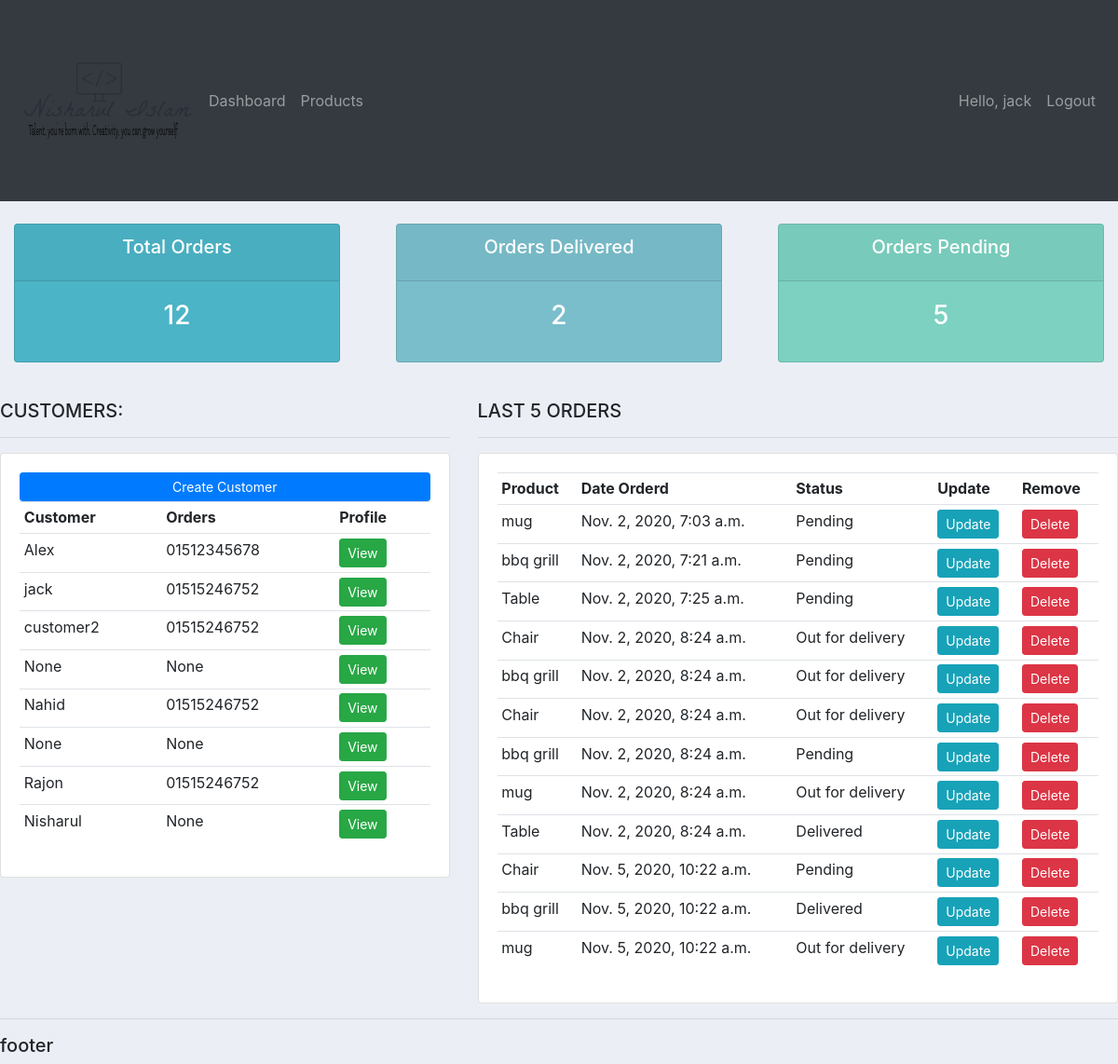
Screenshot of / (signed in) with the database file from the repository.
### accounts/models.py (models this page shows, shortened)
class Customer(models.Model):
    user=models.OneToOneField(User,null=True,blank=True, on_delete=models.CASCADE)
    name=models.CharField(max_length=200, null=True)
    phone=models.CharField(max_length=200, null=True)
    email=models.CharField(max_length=200, null=True)
    profile_pic=models.ImageField(default='propicdemo.jpeg', null=True,blank=True)
    date_created=models.DateTimeField(auto_now_add=True, null=True)

class Order(models.Model):
    STATUS = (
        ('Pending','Pending'),
        ('Out for delivery', 'Out for delivery'),
        ('Delivered', 'Delivered'),
    )
    customer=models.ForeignKey(Customer,on_delete=models.SET_NULL, null=True)
    product=models.ForeignKey(Product,on_delete=models.SET_NULL, null=True)
    date_created = models.DateTimeField(auto_now_add=True, null=True)
    status = models.CharField(max_length=200, null=True, choices=STATUS)

class Product(models.Model):
    Category= (
        ('Indoor', 'Indoor'),
        ('Out Door', 'Out Door'),
    )
    name = models.CharField(max_length=200, null=True)
    price = models.FloatField(null=True)
    catagory = models.CharField(max_length=200, null=True, choices=Category)
    description = models.CharField(max_length=200, null=True,blank=True)
    date_created=models.DateTimeField(auto_now_add=True, null=True)
    tags = models.ManyToManyField(Tag)
    def __str__(self):
        return self.name

### accounts/decorators.py (the view)
    def wrapper_function(request, *args, **kwargs):
        group = None
        if request.user.groups.exists():
            group = request.user.groups.all()[0].name
        if group == 'customer':
            return redirect('user')
        if group == 'admin':
            return view_func(request, *args, **kwargs)

### accounts/views.py (called while the page is built)
@login_required(login_url='login')
@admin_only
def home(request):
    orders=Order.objects.all()
    customers=Customer.objects.all()
    total_orders = orders.count()
    total_customer = customers.count()
    delivered = Order.objects.filter(status="Delivered").count()
    pending = Order.objects.filter(status="Pending").count()
    context={
        'orders':orders,
        'customers':customers,
        'total_orders':total_orders,
        'total_customer':total_customer,
        'delivered':delivered,
        'pending':pending
    }
    return render(request,'accounts/dashboard.html',context)

### accounts/templates/accounts/dashboard.html
{%  extends 'accounts/main.html' %}
{% block content %}
{%  include 'accounts/status.html' %}
<br>
<div class="row">
	<div class="col-md-5">
		<h5>CUSTOMERS:</h5>
		<hr>
		<div class="card card-body">
			<a class="btn btn-primary  btn-sm btn-block" href="">Create Customer</a>
			<table class="table table-sm">
				<tr>
					<th>Customer</th>
					<th>Orders</th>
                    <th>Profile</th>
				</tr>
                 {% for customer in customers %}
                     <tr>
                     <td>{{ customer.name }}</td><td>{{ customer.phone }}</td>
                     <td><a class="btn btn-sm btn-success" href="{% url 'customer' customer.id  %}">View</a></td>
                     </tr>
                {% endfor %}
			</table>
		</div>
	</div>
	<div class="col-md-7">
		<h5>LAST 5 ORDERS</h5>
		<hr>
		<div class="card card-body">
			<table class="table table-sm">
				<tr>
					<th>Product</th>
					<th>Date Orderd</th>
					<th>Status</th>
					<th>Update</th>
					<th>Remove</th>
				</tr>
                {% for order in orders %}
                     <tr>
                         <td>{{ order.product }}</td>
                         <td>{{ order.date_created }}</td>
                         <td>{{ order.status }}</td>
                        <td><a class="btn btn-sm btn-info" href="{% url 'update_order' order.id %}">Update</a></td>
                        <td><a class="btn btn-sm btn-danger" href="{% url 'delete_order' order.id %}">Delete</a></td>
                     </tr>
                {% endfor %}
			</table>
		</div>
	</div>
</div>
{% endblock %}

### accounts/templates/accounts/main.html (shortened to what this page needs)
{% load static %}
<!DOCTYPE html>
<html lang="en">
<head>
    <link rel="stylesheet" href="https://stackpath.bootstrapcdn.com/bootstrap/4.4.1/css/bootstrap.min.css">
    <link rel="stylesheet" type="text/css" href="{% static '/css/main.css' %}">
</head>
<body>
{% include 'accounts/navbar.html' %}
{% block content %}
{% endblock %}
<hr>
<h5>footer</h5>
</body>
</html>

### accounts/templates/accounts/navbar.html (shortened to what this page needs)
{% load static %}
<nav class="navbar navbar-expand-lg navbar-dark bg-dark">
    <a href="{% url 'home' %}"><img src="{% static 'images/logo.png' %}"  alt=""> </a>
  <div class="collapse navbar-collapse" id="navbarNav">
    <ul class="navbar-nav">
        {% if request.user.is_staff %}
      <li class="nav-item">
        <a class="nav-link" href="{% url 'home' %}">Dashboard</a>
      </li>
      <li class="nav-item">
        <a class="nav-link" href="{% url 'products' %}">Products</a>
      </li>
        {% else %}
       <li class="nav-item">
        <a class="nav-link" href="{% url 'account' %}">Settings</a>
      </li>
        {% endif %}
    </ul>
  </div>
    <ul class="navbar-nav">
      <li class="nav-item">
        <a class="nav-link" >Hello, {{ request.user }}</a>
      </li>
      <li class="nav-item">
        <a class="nav-link" href="{% url 'logout' %}">Logout</a>
      </li>
    </ul>
</nav>

### accounts/templates/accounts/status.html
<br>
<div class="row">
	<div class="col">
		<div class="col-md">
			<div class="card text-center text-white  mb-3" id="total-orders">
			  	<div class="card-header">
			  		<h5 class="card-title">Total Orders</h5>
			  	</div>
			  	<div class="card-body">
			    	<h3 class="card-title">{{ total_orders }}</h3>
			  	</div>
			</div>
		</div>
	</div>
	<div class="col">
		<div class="col-md">
			<div class="card text-center text-white  mb-3" id="orders-delivered">
			  	<div class="card-header">
			  		<h5 class="card-title">Orders Delivered</h5>
			  	</div>
			  	<div class="card-body">
			    	<h3 class="card-title">{{ delivered }}</h3>
			  	</div>
			</div>
		</div>
	</div>
	<div class="col">
		<div class="col-md">
			<div class="card text-center text-white  mb-3" id="orders-pending">
			  	<div class="card-header">
			  		<h5 class="card-title">Orders Pending</h5>
			  	</div>
			  	<div class="card-body">
			    	<h3 class="card-title">{{ pending }}</h3>
			  	</div>
			</div>
		</div>
	</div>
</div>

### static/css/main.css (style rules this page uses)
body { background-color: #ebeff5; }
#total-orders { background-color: #4cb4c7; }
#orders-delivered { background-color: #7abecc; }
#orders-pending { background-color: #7CD1C0; }

### rows the page displays
Customer: name "Alex", phone "01512345678"
Customer: name "jack", phone "01515246752"
Customer: name "customer2", phone "01515246752"
Customer: name "None", phone "None"
Customer: name "Nahid", phone "01515246752"
Customer: name "None", phone "None"
Customer: name "Rajon", phone "01515246752"
Customer: name "Nisharul", phone "None"
Order: product "mug", date_created "Nov. 2, 2020, 7:03 a.m.", status "Pending"
Order: product "bbq grill", date_created "Nov. 2, 2020, 7:21 a.m.", status "Pending"
Order: product "Table", date_created "Nov. 2, 2020, 7:25 a.m.", status "Pending"
Order: product "Chair", date_created "Nov. 2, 2020, 8:24 a.m.", status "Out for delivery"
Order: product "bbq grill", date_created "Nov. 2, 2020, 8:24 a.m.", status "Out for delivery"
Order: product "Chair", date_created "Nov. 2, 2020, 8:24 a.m.", status "Out for delivery"
Order: product "bbq grill", date_created "Nov. 2, 2020, 8:24 a.m.", status "Pending"
Order: product "mug", date_created "Nov. 2, 2020, 8:24 a.m.", status "Out for delivery"
Order: product "Table", date_created "Nov. 2, 2020, 8:24 a.m.", status "Delivered"
Order: product "Chair", date_created "Nov. 5, 2020, 10:22 a.m.", status "Pending"
Order: product "bbq grill", date_created "Nov. 5, 2020, 10:22 a.m.", status "Delivered"
Order: product "mug", date_created "Nov. 5, 2020, 10:22 a.m.", status "Out for delivery"

### other values shown
{{ request.user }} "jack"
{{ total_orders }} "12"
{{ delivered }} "2"
{{ pending }} "5"
